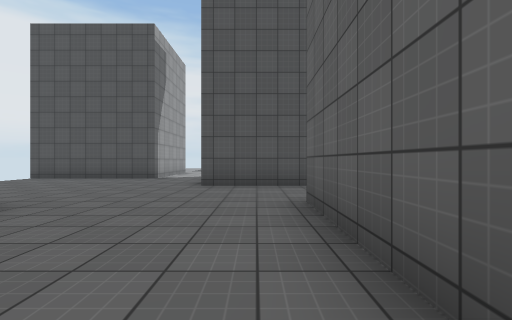
[1] (above)

23 first-person views from a walk through a 3-D level made in the Unity game engine. The camera is 1.2 m above the floor, looks level and sees 85° across. The floor is counted in squares, 2 m on a side. Each view is taken from the middle of a square. On the plan, view 1 faces up. The plan holds only what a view shows up to about 9 squares ahead; the rest is blank. The place goes on beyond the plan. The player is left out. Surface patterns are stand-ins for the level's own textures.

[2]
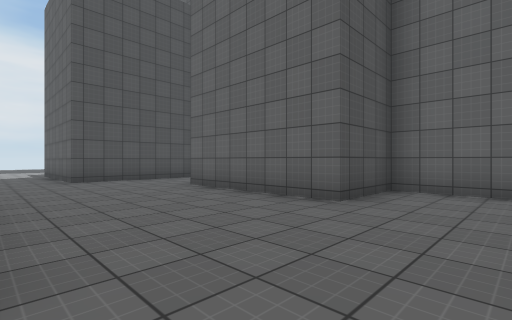

[3]
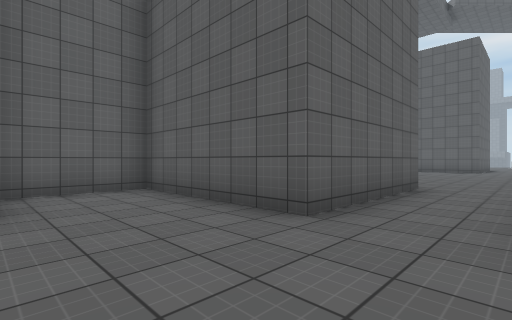

[4]
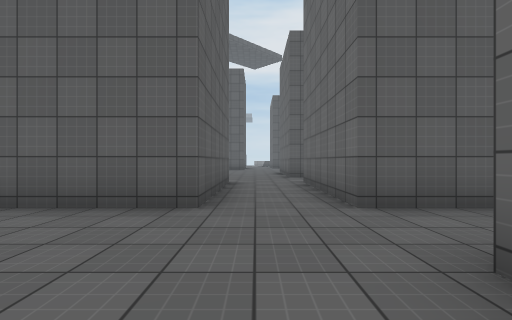

[5]
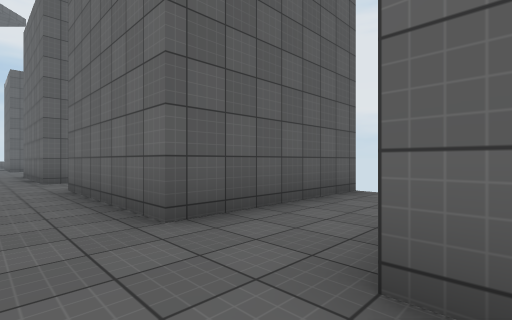

[6]
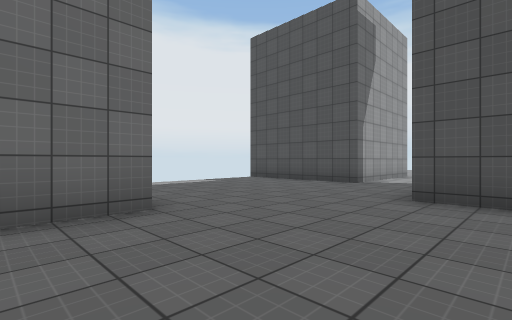

[7]
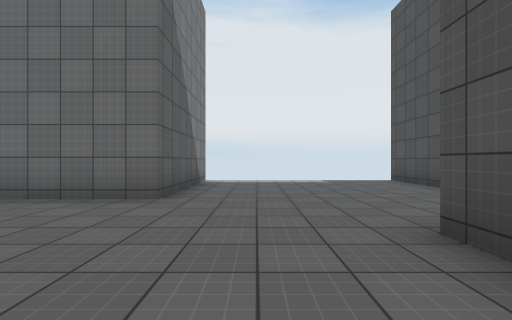

[8]
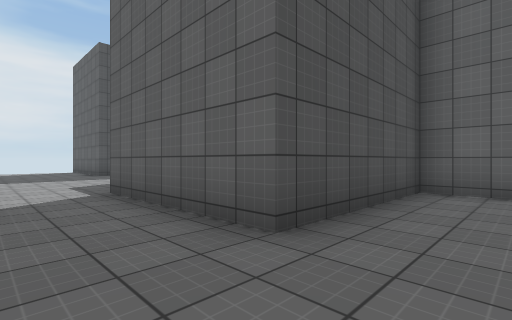

[9]
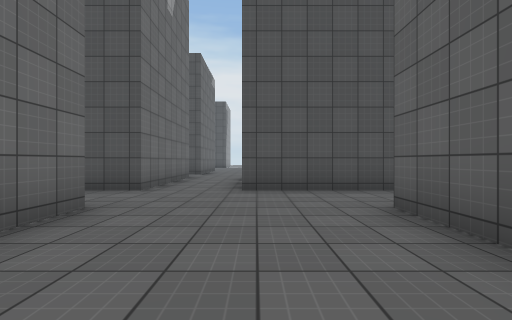

[10]
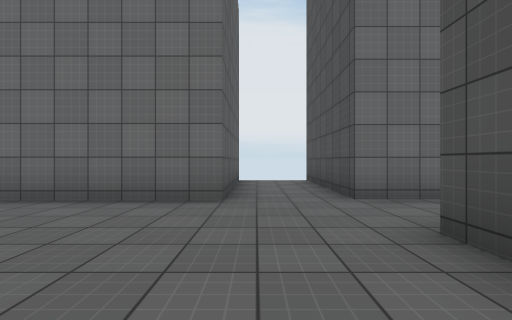

[11]
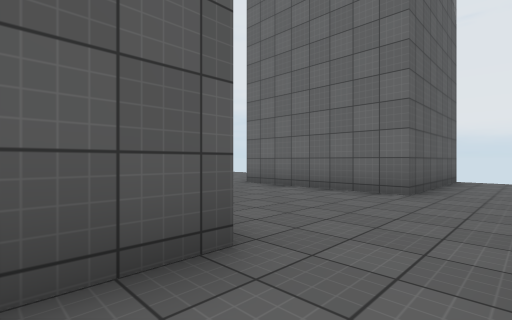

[12]
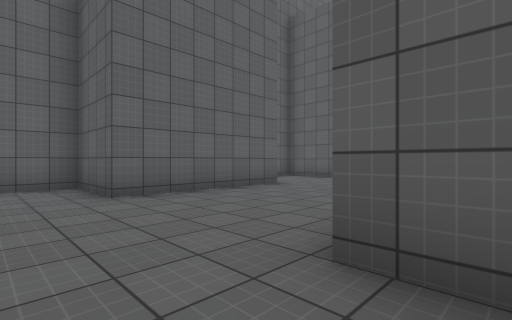

[13]
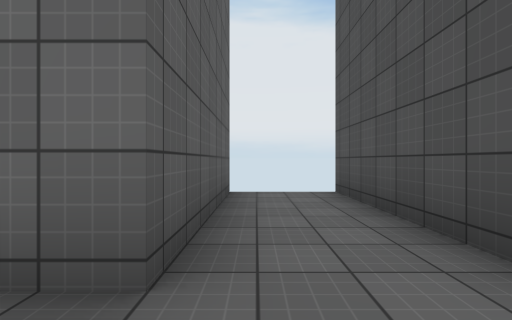

[14]
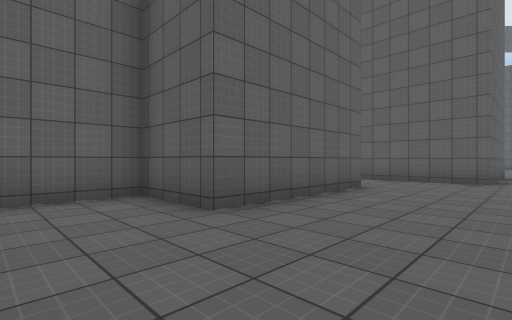

[15]
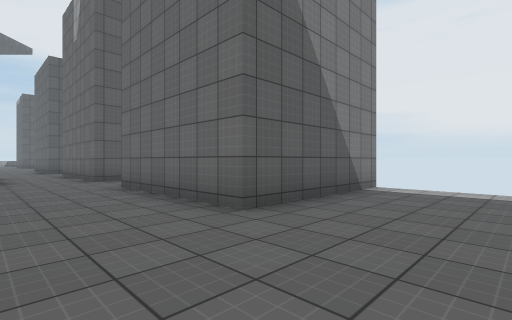

[16]
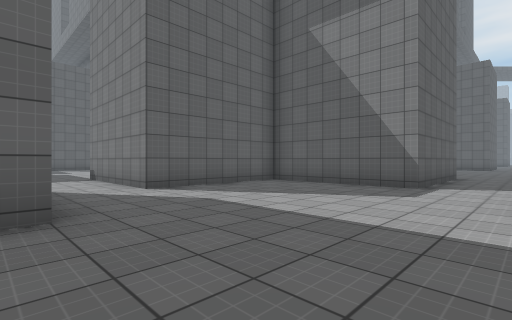

[17]
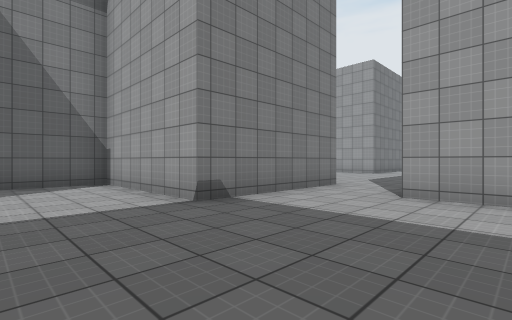

[18]
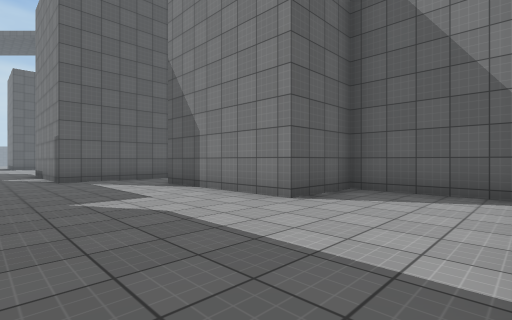

[19]
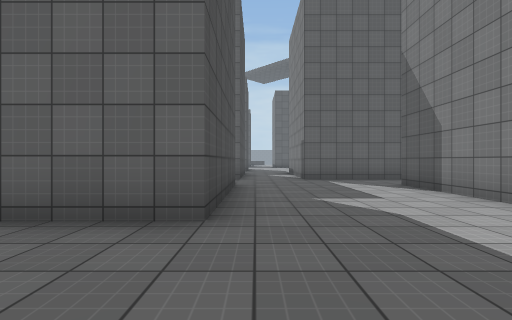

[20]
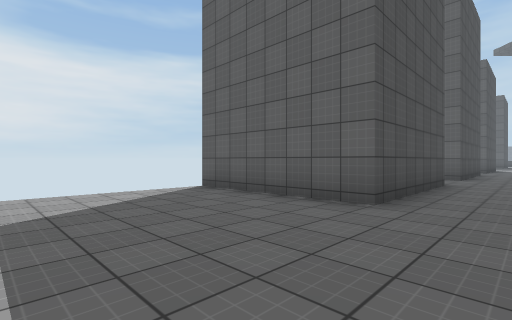

[21]
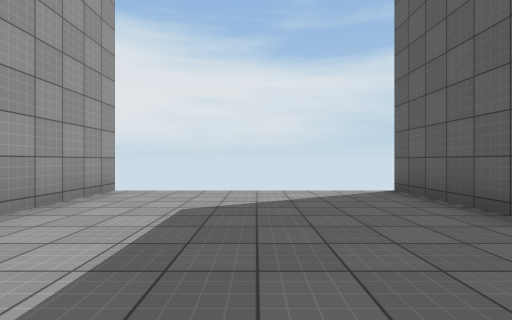

[22]
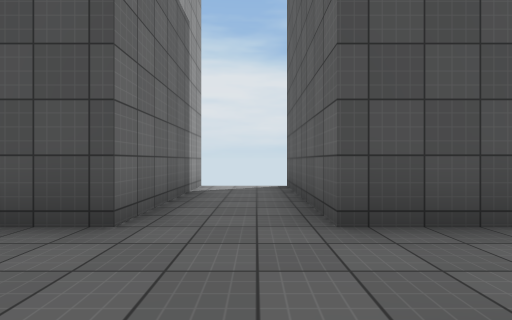

[23]
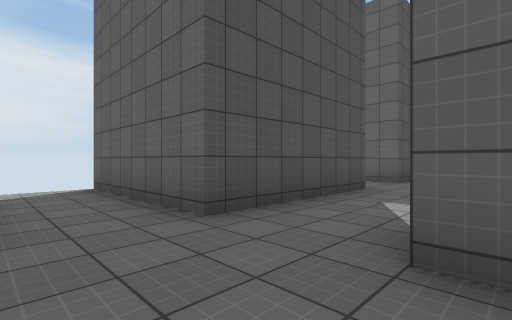

### Floor plan
Points are (right, up) in squares from view 1. A wall is a line through its corners. A room is listed if a view was taken in it or the views show most of it. See-through windows are left out.
Room 1 (views 1, 2, 3, 4, 5, 6, 7, 8, 9, 10, 11, 12, 13, 14, 15)
walls: (-3.6, -0.5) (-7.2, -0.5); (-7.4, -2.5) (-3.3, -2.5) (-3.3, -6.5) (-7.2, -6.5); (-7.4, 3.5) (-3.3, 3.5) (-3.3, -0.5); (1.8, -6.5) (-1.3, -6.5) (-1.3, -2.5) (2.7, -2.5) (2.7, 0) (0.7, 0) (0.7, 4) (2.7, 4) (2.7, 6.5) (-1.3, 6.5) (-1.3, 10.5); (-7.1, -8.5) (-3.3, -8.5) (-3.3, -12.5); (-3.3, 10.5) (-3.3, 9) (-7.4, 9); (0.7, -12.5) (0.7, -8.5) (2.7, -8.5) (2.7, -7.2)
ways out: opening at (-2.5, 9.5) to room 2
Room 2 (view 16)
walls: (-3.3, 11.5) (-3.3, 10.5); (-1.3, 10.5) (2.7, 10.5) (2.7, 14.5) (4.5, 14.5)
ways out: opening at (-2.5, 9.5) to room 1; opening at (3.5, 15.5) to room 3
Room 3 (views 17, 18, 19, 20, 21, 22, 23)
walls: (4.5, 14.5) (6.7, 14.5) (6.7, 10.5) (9.7, 10.5) (9.7, 12.5) (13.8, 12.5); (13.7, 20.5) (13.7, 16.5) (9.7, 16.5) (9.7, 20.5); (15.7, 11.4) (15.7, 14.5) (18.1, 14.5); (4.2, 20.5) (4.2, 16.5); (18.5, 16.5) (15.7, 16.5) (15.7, 20.5)
ways out: opening at (3.5, 15.5) to room 2

Positions as (right, up) in squares from view 1, and headings:
1: (0, 0), facing up
2: (-3, -2), facing up-right
3: (-3, 0), facing down-right
4: (-2, 1), facing down
5: (-2, 0), facing down-left
6: (0, 2), facing up-left
7: (1, 5), facing left
8: (-3, 5), facing up-right
9: (-1, -12), facing up
10: (1, -8), facing left
11: (2, -7), facing down-left
12: (-4, -7), facing down-right
13: (-2, -2), facing left
14: (-2, 6), facing down-right
15: (-1, 6), facing down-left
16: (-3, 17), facing down-right
17: (9, 18), facing down-left
18: (7, 16), facing down-right
19: (7, 16), facing right
20: (6, 15), facing up-right
21: (7, 15), facing up
22: (15, 14), facing up
23: (14, 14), facing up-right
